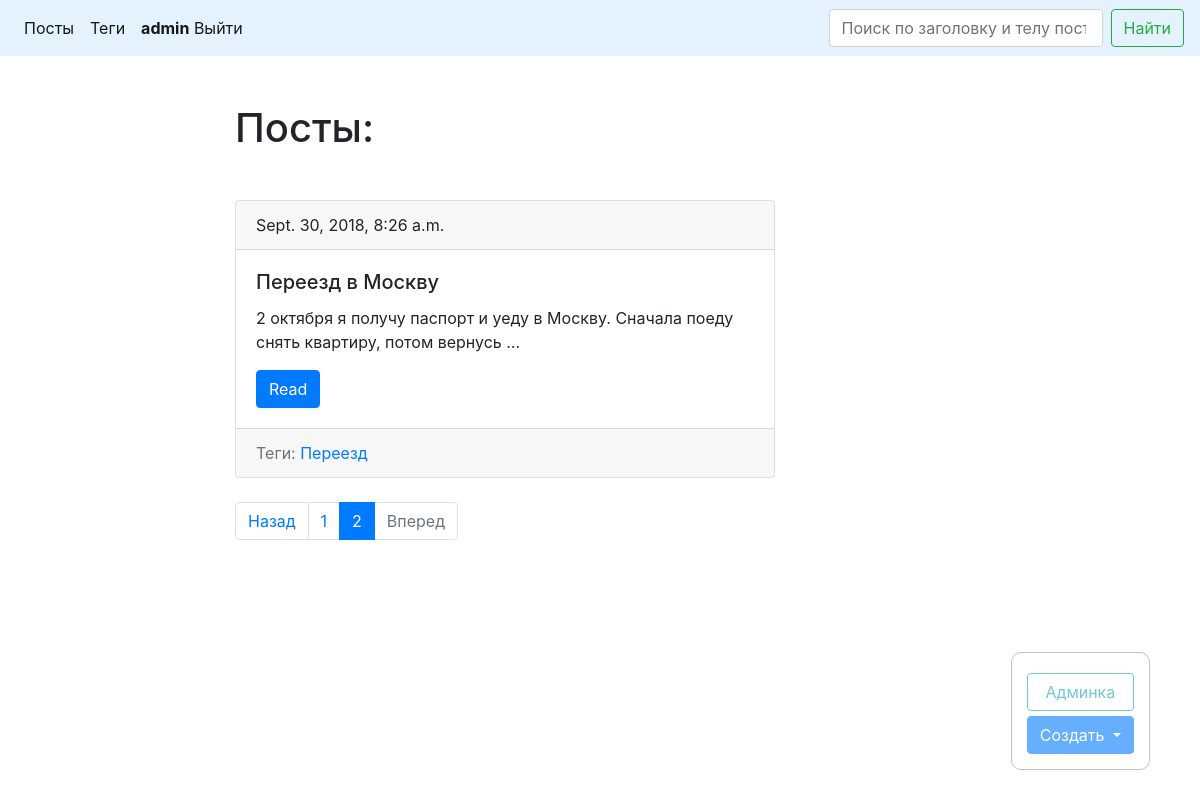
Screenshot of /posts/page/2 (signed in) with the database file from the repository.
### blog/models.py (models this page shows, shortened)
class Post(models.Model):
    title = models.CharField(verbose_name='Заголовок', max_length=150, db_index=True)
    slug = models.SlugField(max_length=150, blank=True, unique=True)
    body = models.TextField(verbose_name='Тело', blank=True, db_index=True)
    pub_date = models.DateTimeField(verbose_name='Дата публикации', auto_now_add=True)
    tags = models.ManyToManyField('Tag', blank=True, related_name='posts', verbose_name='Теги')
    def get_absolute_url(self):
        return reverse('post_detail_url', kwargs={'slug': self.slug})
    class Meta:
        ordering = ['-pub_date']

class Tag(models.Model):
    title = models.CharField(verbose_name='Заголовок', max_length=50)
    slug = models.SlugField(max_length=50, blank=True, unique=True)
    def get_absolute_url(self):
        return reverse('tag_detail_url', kwargs={'slug': self.slug})
    class Meta:
        ordering = ['title']

### blog/views.py (the view)
# urls.py: path('posts/page/<int:page_number>', views.PostsList.as_view(), name='posts_list_url'),
class PostsList(View):
    def get(self, request, page_number):
        search_query = request.GET.get('search', '')
        if search_query:
            posts = Post.objects.filter(Q(title__icontains=search_query) | Q(body__icontains=search_query))
        else:
            posts = Post.objects.all()
        paginator = Paginator(posts, 3)
        page = paginator.get_page(page_number)
        is_paginated = page.has_other_pages()
        previous_url, next_url = previous_next_url(page)
        return render(request, 'blog/index.html', context={
            'is_paginated': is_paginated,
            'previous_url': previous_url,
            'next_url': next_url,
            'page': page,
        })

### blog/views.py (called while the page is built)
def previous_next_url(page):
    if page.has_previous():
        previous_url = str(page.previous_page_number())
    else:
        previous_url = None
    if page.has_next():
        next_url = str(page.next_page_number())
    else:
        next_url = None
    return previous_url, next_url

### blog/templates/blog/index.html (shortened to what this page needs)
{% extends "blog/base_blog.html" %}
{% block content %}
    <h1 class="mb-5">Посты:</h1>
    {% for post in page.object_list %}
        {% include "blog/includes/post_card_template.html" %}
    {% endfor %}
{% endblock %}

### templates/base.html (shortened to what this page needs)
{% load static %}
<!DOCTYPE html>
<html lang="en">
<head>
    <link rel="stylesheet" href="https://stackpath.bootstrapcdn.com/bootstrap/4.1.3/css/bootstrap.min.css"
>
    <link rel="stylesheet" href="{% static 'css/styles.css' %}">
</head>
<body>
    <nav class="navbar navbar-expand-lg navbar-light" style="background-color: #e3f2fd;">
        <div class="collapse navbar-collapse" id="navbarSupportedContent">
            <ul class="navbar-nav mr-auto">
                <li class="nav-item active">
                    <a class="nav-link" href="{% url 'posts_list_url' page_number=1 %}">Посты</a>
                </li>
                <li class="nav-item active">
                    <a class="nav-link" href="{% url 'tags_list_url' %}">Теги</a>
                </li>
                <li class="nav-item active">
                    {% if request.user.is_authenticated %}
                        <a class="nav-link" href="{% url 'account:logout_url' %}"><b>{{ request.user.username }}</b> Выйти</a>
                    {% else %}
                        <a class="nav-link" href="{% url 'account:login_url' %}">Войти</a>
                    {% endif %}
                </li>
            </ul>
            <form class="form-inline my-2 my-lg-0">
                <input class="form-control mr-sm-2" type="search" placeholder="Поиск по заголовку и телу поста" aria-label="Search" name="search">
                <button class="btn btn-outline-success my-2 my-sm-0" type="submit">Найти</button>
            </form>
        </div>
    </nav>
    <div class="container mt-5">
        <div class="row">
            <div class="col-6 offset-md-2">
                {% block content %}{% endblock %}
                {% if is_paginated %}
                    <nav aria-label="...">
                        <ul class="pagination">
                            <li class="page-item {% if not previous_url %} disabled {% endif %}">
                                <a class="page-link" href="{{ previous_url }}" tabindex="-1">Назад</a>
                            </li>
                            {% for page_number in page.paginator.page_range %}
                                {% if page.number == page_number %}
                                    <li class="page-item active">
                                        <a class="page-link" href="{{ page_number }}">{{ page_number }}
                                        </a>
                                    </li>
                                {% elif page.number > page.number|add:-3  and page.number < page.number|add:3 %}
                                    <li class="page-item">
                                        <a class="page-link" href="{{ page_number }}">{{ page_number }}</a>
                                    </li>
                                {% endif %}
                            {% endfor %}
                            <li class="page-item {% if not next_url %} disabled {% endif %}">
                                <a class="page-link" href="{{ next_url }}">Вперед</a>
                            </li>
                        </ul>
                    </nav>
                {% endif %}
            </div>
        </div>
    </div>
    {% if request.user.is_authenticated and request.user.is_staff %}
        <div class="admin-panel">
            <a href="/admin" class="btn btn-outline-info">Админка</a>
            {% block admin-panel %}{% endblock admin-panel %}
        </div>
    {% endif %}
</body>
</html>

### blog/templates/blog/includes/post_card_template.html
<div class="card mb-4">
    <div class="card-header">
        {{ post.pub_date }}
    </div>
    <div class="card-body">
        <h5 class="card-title">{{ post.title }}</h5>
        <p class="card-text">{{ post.body|truncatewords:15}}</p>
        <a href="{{ post.get_absolute_url }}" class="btn btn-primary">Read</a>
    </div>
    <div class="card-footer text-muted">
        Теги:
        {% for tag in post.tags.all %}
            {% if forloop.last %}
                <a href="{{ tag.get_absolute_url }}">{{ tag.title }}</a>
            {% else %}
                <a href="{{ tag.get_absolute_url }}">{{ tag.title }}</a>,
            {% endif %}
        {% empty %}
            нет тегов...
        {% endfor %}
     </div>
</div>

### static/css/styles.css (style rules this page uses)
.admin-panel { border: 1px solid #999; border-radius: 10px; position: fixed; right: 50px; bottom: 30px; opacity: 0.6; padding: 15px; }
.admin-panel a { display: block; margin: 5px 0; }

### rows the page displays
Post: pub_date "Sept. 30, 2018, 8:26 a.m.", title "Переезд в Москву", body "2 октября я получу паспорт и уеду в Москву. Сначала поеду снять квартиру, потом вернусь …"
Tag: title "Переезд"

### other values shown
{{ request.user.username }} "admin"
{{ page_number }} "1"
{{ page_number }} "2"
